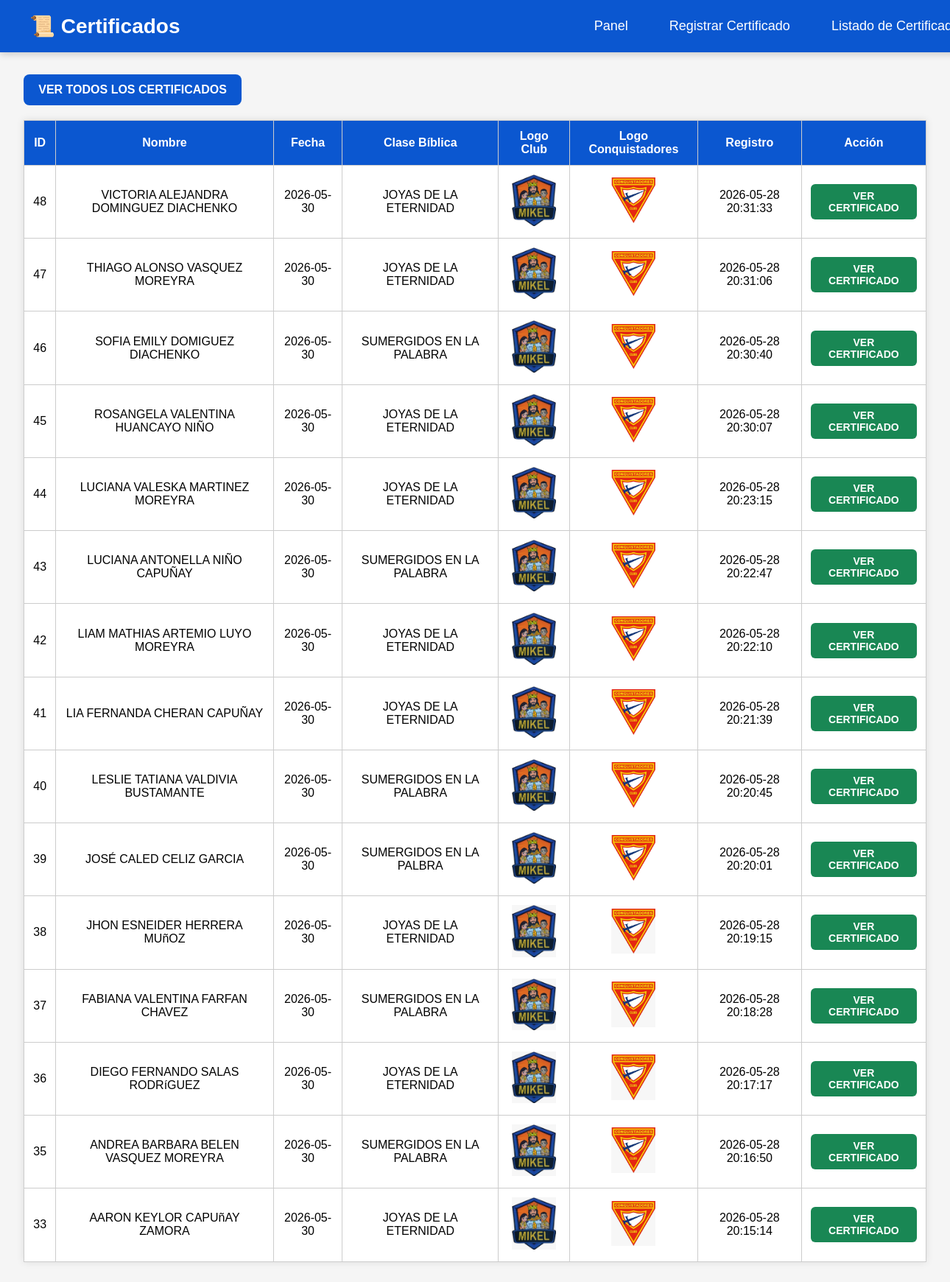
Screenshot of /clases/listar.php with the database file from the repository.
### tables this page shows
CREATE TABLE `certificados` (
  `id` int(11) NOT NULL,
  `nombre` varchar(255) DEFAULT NULL,
  `fecha` date DEFAULT NULL,
  `logo_club` varchar(255) DEFAULT NULL,
  `logo_conquistadores` varchar(255) DEFAULT NULL,
  `fecha_registro` timestamp NOT NULL DEFAULT current_timestamp(),
  `clase_biblica` varchar(150) NOT NULL
);

### clases/listar.php (the view, shortened to what this page needs)
<?php
include '../conexion.php';
$sql = "SELECT * FROM certificados
ORDER BY id DESC";
$resultado = mysqli_query($conn,$sql);
?>
<!DOCTYPE html>
<html lang="es">
<head>
</head>
<body>
<?php include '../navbar.php'; ?>
<div class="contenedor">
    <a class="botonTodos"
       href="todos.php">
       VER TODOS LOS CERTIFICADOS
    </a>
    <table>
        <tr>
            <th>ID</th>
            <th>Nombre</th>
            <th>Fecha</th>
            <th>Clase Bíblica</th>
            <th>Logo Club</th>
            <th>Logo Conquistadores</th>
            <th>Registro</th>
            <th>Acción</th>
        </tr>
        <?php while($fila = mysqli_fetch_assoc($resultado)){ ?>
        <tr>
            <td><?php echo $fila['id']; ?></td>
            <td><?php echo $fila['nombre']; ?></td>
            <td><?php echo $fila['fecha']; ?></td>
            <td><?php echo $fila['clase_biblica']; ?></td>
            <td>
                <img src="../logos/<?php echo $fila['logo_club']; ?>">
            </td>
            <td>
                <img src="../logos/<?php echo $fila['logo_conquistadores']; ?>">
            </td>
            <td><?php echo $fila['fecha_registro']; ?></td>
            <td>
                <a class="btnVer"
                   href="ver.php?id=<?php echo $fila['id']; ?>">
                   VER CERTIFICADO
                </a>
            </td>
        </tr>
        <?php } ?>
    </table>
</div>
</body>
</html>

### navbar.php (shortened to what this page needs)
<div class="navbar">
    <div class="logo">
        📜 Certificados
    </div>
    <div class="menu">
         <a href="../index.php">
            Panel
        </a>
        <a href="../clases/Registrar_Certificados.php">
            Registrar Certificado
        </a>
        <a href="../clases/listar.php">
            Listado de Certificados
        </a>
    </div>
</div>

### clases/listar.php (style rules this page uses)
body { font-family:Arial; background:#f5f5f5; margin:0; }
.contenedor { width:95%; margin:30px auto; }
.botonTodos { display:inline-block; margin-bottom:20px; padding:12px 20px; background:#0b57d0; color:white; text-decoration:none; border-radius:8px; font-weight:bold; }
table { width:100%; border-collapse:collapse; background:white; box-shadow:0px 0px 10px rgba(0,0,0,.1); }
th,td { border:1px solid #ccc; padding:12px; text-align:center; }
th { background:#0b57d0; color:white; }
img { width:60px; }
.btnVer { display:inline-block; padding:8px 14px; background:#198754; color:white; text-decoration:none; border-radius:6px; font-size:14px; font-weight:bold; }

### navbar.php (style rules this page uses)
.navbar { width:100%; background:#0b57d0; padding:15px 40px; display:flex; justify-content:space-between; align-items:center; box-shadow:0px 2px 10px rgba(0,0,0,.2); }
.logo { color:white; font-size:28px; font-weight:bold; }
.menu { display:flex; gap:20px; flex-wrap:wrap; }
.menu a { text-decoration:none; color:white; font-size:18px; padding:10px 18px; border-radius:8px; transition:.3s; }

### rows the page displays
certificados: id "48", nombre "VICTORIA ALEJANDRA DOMINGUEZ DIACHENKO", fecha "2026-05-30", clase_biblica "JOYAS DE LA ETERNIDAD", logo_club (picture), logo_conquistadores (picture), fecha_registro "2026-05-28 20:31:33"
certificados: id "47", nombre "THIAGO ALONSO VASQUEZ MOREYRA", fecha "2026-05-30", clase_biblica "JOYAS DE LA ETERNIDAD", logo_club (picture), logo_conquistadores (picture), fecha_registro "2026-05-28 20:31:06"
certificados: id "46", nombre "SOFIA EMILY DOMIGUEZ DIACHENKO", fecha "2026-05-30", clase_biblica "SUMERGIDOS EN LA PALABRA", logo_club (picture), logo_conquistadores (picture), fecha_registro "2026-05-28 20:30:40"
certificados: id "45", nombre "ROSANGELA VALENTINA HUANCAYO NIÑO", fecha "2026-05-30", clase_biblica "JOYAS DE LA ETERNIDAD", logo_club (picture), logo_conquistadores (picture), fecha_registro "2026-05-28 20:30:07"
certificados: id "44", nombre "LUCIANA VALESKA MARTINEZ MOREYRA", fecha "2026-05-30", clase_biblica "JOYAS DE LA ETERNIDAD", logo_club (picture), logo_conquistadores (picture), fecha_registro "2026-05-28 20:23:15"
certificados: id "43", nombre "LUCIANA ANTONELLA NIÑO CAPUÑAY", fecha "2026-05-30", clase_biblica "SUMERGIDOS EN LA PALABRA", logo_club (picture), logo_conquistadores (picture), fecha_registro "2026-05-28 20:22:47"
certificados: id "42", nombre "LIAM MATHIAS ARTEMIO LUYO MOREYRA", fecha "2026-05-30", clase_biblica "JOYAS DE LA ETERNIDAD", logo_club (picture), logo_conquistadores (picture), fecha_registro "2026-05-28 20:22:10"
certificados: id "41", nombre "LIA FERNANDA CHERAN CAPUÑAY", fecha "2026-05-30", clase_biblica "JOYAS DE LA ETERNIDAD", logo_club (picture), logo_conquistadores (picture), fecha_registro "2026-05-28 20:21:39"
certificados: id "40", nombre "LESLIE TATIANA VALDIVIA BUSTAMANTE", fecha "2026-05-30", clase_biblica "SUMERGIDOS EN LA PALABRA", logo_club (picture), logo_conquistadores (picture), fecha_registro "2026-05-28 20:20:45"
certificados: id "39", nombre "JOSÉ CALED CELIZ GARCIA", fecha "2026-05-30", clase_biblica "SUMERGIDOS EN LA PALBRA", logo_club (picture), logo_conquistadores (picture), fecha_registro "2026-05-28 20:20:01"
certificados: id "38", nombre "JHON ESNEIDER HERRERA MUñOZ", fecha "2026-05-30", clase_biblica "JOYAS DE LA ETERNIDAD", logo_club (picture), logo_conquistadores (picture), fecha_registro "2026-05-28 20:19:15"
certificados: id "37", nombre "FABIANA VALENTINA FARFAN CHAVEZ", fecha "2026-05-30", clase_biblica "SUMERGIDOS EN LA PALABRA", logo_club (picture), logo_conquistadores (picture), fecha_registro "2026-05-28 20:18:28"
certificados: id "36", nombre "DIEGO FERNANDO SALAS RODRíGUEZ", fecha "2026-05-30", clase_biblica "JOYAS DE LA ETERNIDAD", logo_club (picture), logo_conquistadores (picture), fecha_registro "2026-05-28 20:17:17"
certificados: id "35", nombre "ANDREA BARBARA BELEN VASQUEZ MOREYRA", fecha "2026-05-30", clase_biblica "SUMERGIDOS EN LA PALABRA", logo_club (picture), logo_conquistadores (picture), fecha_registro "2026-05-28 20:16:50"
certificados: id "33", nombre "AARON KEYLOR CAPUñAY ZAMORA", fecha "2026-05-30", clase_biblica "JOYAS DE LA ETERNIDAD", logo_club (picture), logo_conquistadores (picture), fecha_registro "2026-05-28 20:15:14"
